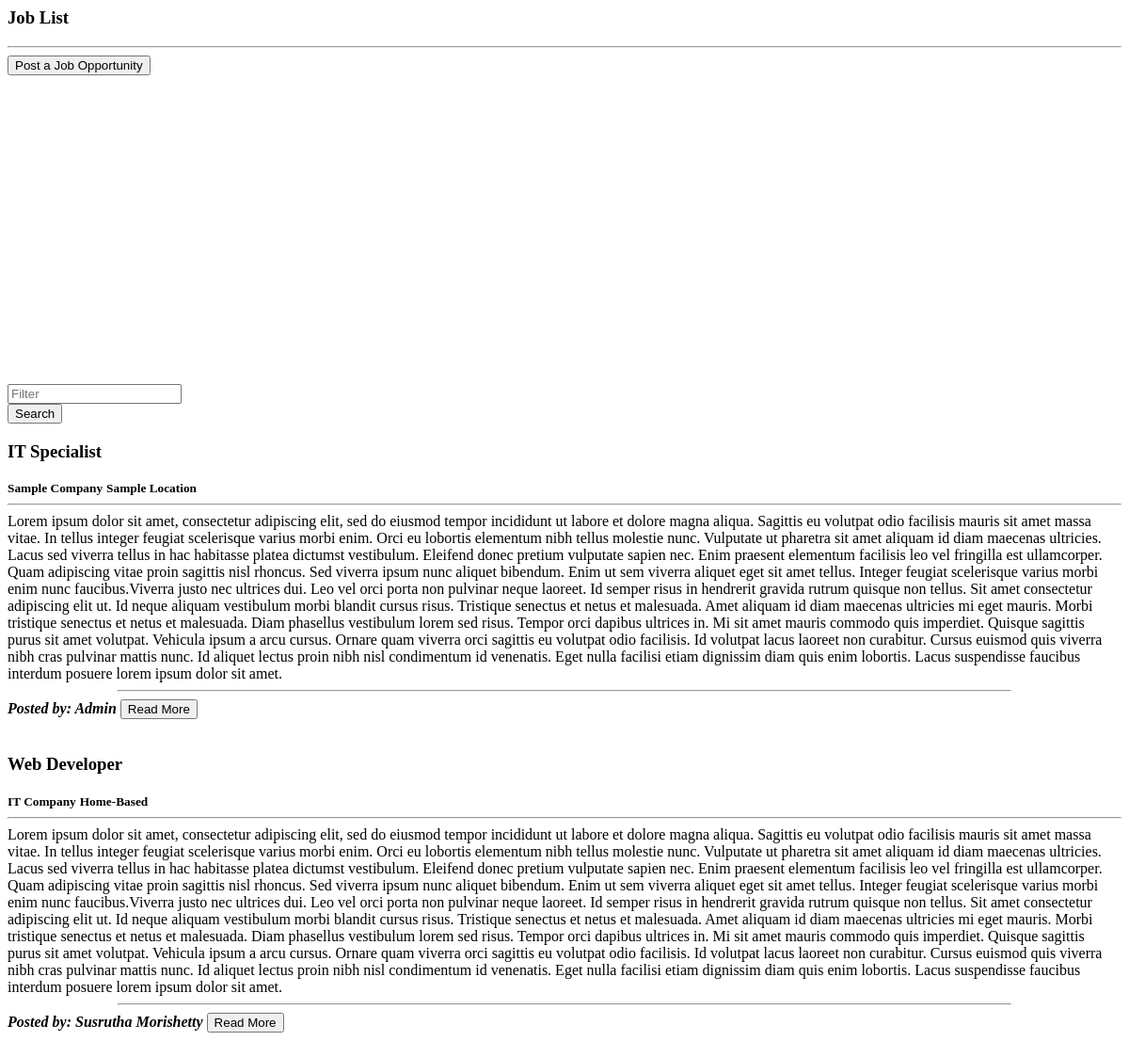
Screenshot of /careers.php with the database file from the repository.
### tables this page shows
CREATE TABLE `careers` (
  `id` int(30) NOT NULL,
  `company` varchar(250) NOT NULL,
  `location` text NOT NULL,
  `job_title` text NOT NULL,
  `description` text NOT NULL,
  `user_id` int(30) NOT NULL,
  `date_created` datetime NOT NULL DEFAULT current_timestamp()
);

CREATE TABLE `users` (
  `id` int(30) NOT NULL,
  `name` text NOT NULL,
  `username` varchar(200) NOT NULL,
  `password` text NOT NULL,
  `type` tinyint(1) NOT NULL DEFAULT 3 COMMENT '1=Admin,2=Alumni officer, 3= alumnus',
  `auto_generated_pass` text NOT NULL,
  `alumnus_id` int(30) NOT NULL
);

### careers.php (the view, shortened to what this page needs)
<?php
include 'admin/db_connect.php';
?>
<header class="masthead">
    <div class="container-fluid h-100">
        <div class="row h-100 align-items-center justify-content-center text-center">
            <div class="col-lg-8 align-self-end mb-4 page-title">
                <h3 class="text-white">Job List</h3>
                <hr class="divider my-4" />
            <div class="row col-md-12 mb-2 justify-content-center">
                    <button class="btn btn-primary btn-block col-sm-4" type="button" id="new_career"><i class="fa fa-plus"></i> Post a Job Opportunity</button>
            </div>
            </div>
        </div>
    </div>
</header>
<div class="container mt-3 pt-2">
    <div class="card mb-4">
        <div class="card-body">
            <div class="row">
                <div class="col-md-8">
                    <div class="input-group mb-3">
                      <input type="text" class="form-control" placeholder="Filter" id="filter" aria-label="Filter" aria-describedby="filter-field">
                    </div>
                </div>
                <div class="col-md-4">
                    <button class="btn btn-primary btn-block btn-sm" id="search">Search</button>
                </div>
            </div>
        </div>
    </div>
   <?php
    $event = $conn->query("SELECT c.*,u.name from careers c inner join users u on u.id = c.user_id order by id desc");
    while($row = $event->fetch_assoc()):
        $trans = get_html_translation_table(HTML_ENTITIES,ENT_QUOTES);
        unset($trans["\""], $trans["<"], $trans[">"], $trans["<h2"]);
        $desc = strtr(html_entity_decode($row['description']),$trans);
        $desc=str_replace(array("<li>","</li>"), array("",","), $desc);
    ?>
    <div class="card job-list" data-id="<?php echo $row['id'] ?>">
        <div class="card-body">
            <div class="row  align-items-center justify-content-center text-center h-100">
                <div class="">
                    <h3><b class="filter-txt"><?php echo ucwords($row['job_title']) ?></b></h3>
                    <div>
                    <span class="filter-txt"><small><b><i class="fa fa-building"></i> <?php echo ucwords($row['company']) ?></b></small></span>
                    <span class="filter-txt"><small><b><i class="fa fa-map-marker"></i> <?php echo ucwords($row['location']) ?></b></small></span>
                    </div>
                    <hr>
                    <larger class="truncate filter-txt"><?php echo strip_tags($desc) ?></larger>
                    <br>
                    <hr class="divider"  style="max-width: calc(80%)">
                    <span class="badge badge-info float-left px-3 pt-1 pb-1">
                        <b><i>Posted by: <?php echo $row['name'] ?></i></b>
                    </span>
                    <button class="btn btn-primary float-right read_more" data-id="<?php echo $row['id'] ?>">Read More</button>
                </div>
            </div>
        </div>
    </div>
    <br>
    <?php endwhile; ?>
</div>

### careers.php (style rules this page uses)
header.masthead,header.masthead:before { min-height: 50vh !important; height: 50vh !important }
.masthead { min-height: 23vh !important; height: 23vh !important; }
.masthead:before { min-height: 23vh !important; height: 23vh !important; }

### rows the page displays
careers: job_title "IT Specialist", company "Sample Company", location "Sample Location", description "Lorem ipsum dolor sit amet, consectetur adipiscing elit, sed do eiusmod tempor incididunt ut labore et dolore magna aliqua. Sagittis eu volutpat odio facilisis mauris sit amet massa vitae. In tellus integer feugiat scelerisque varius morbi enim. Orci eu lobortis elementum nibh tellus molestie nunc. Vulputate ut pharetra sit amet aliquam id diam maecenas ultricies. Lacus sed viverra tellus in hac habitasse platea dictumst vestibulum. Eleifend donec pretium vulputate sapien nec. Enim praesent elementum facilisis leo vel fringilla est ullamcorper. Quam adipiscing vitae proin sagittis nisl rhoncus. Sed viverra ipsum nunc aliquet bibendum. Enim ut sem viverra aliquet eget sit amet tellus.…", user.name "Admin"
careers: job_title "Web Developer", company "IT Company", location "Home-Based", description "Lorem ipsum dolor sit amet, consectetur adipiscing elit, sed do eiusmod tempor incididunt ut labore et dolore magna aliqua. Sagittis eu volutpat odio facilisis mauris sit amet massa vitae. In tellus integer feugiat scelerisque varius morbi enim. Orci eu lobortis elementum nibh tellus molestie nunc. Vulputate ut pharetra sit amet aliquam id diam maecenas ultricies. Lacus sed viverra tellus in hac habitasse platea dictumst vestibulum. Eleifend donec pretium vulputate sapien nec. Enim praesent elementum facilisis leo vel fringilla est ullamcorper. Quam adipiscing vitae proin sagittis nisl rhoncus. Sed viverra ipsum nunc aliquet bibendum. Enim ut sem viverra aliquet eget sit amet tellus.…", user.name "Susrutha Morishetty"
